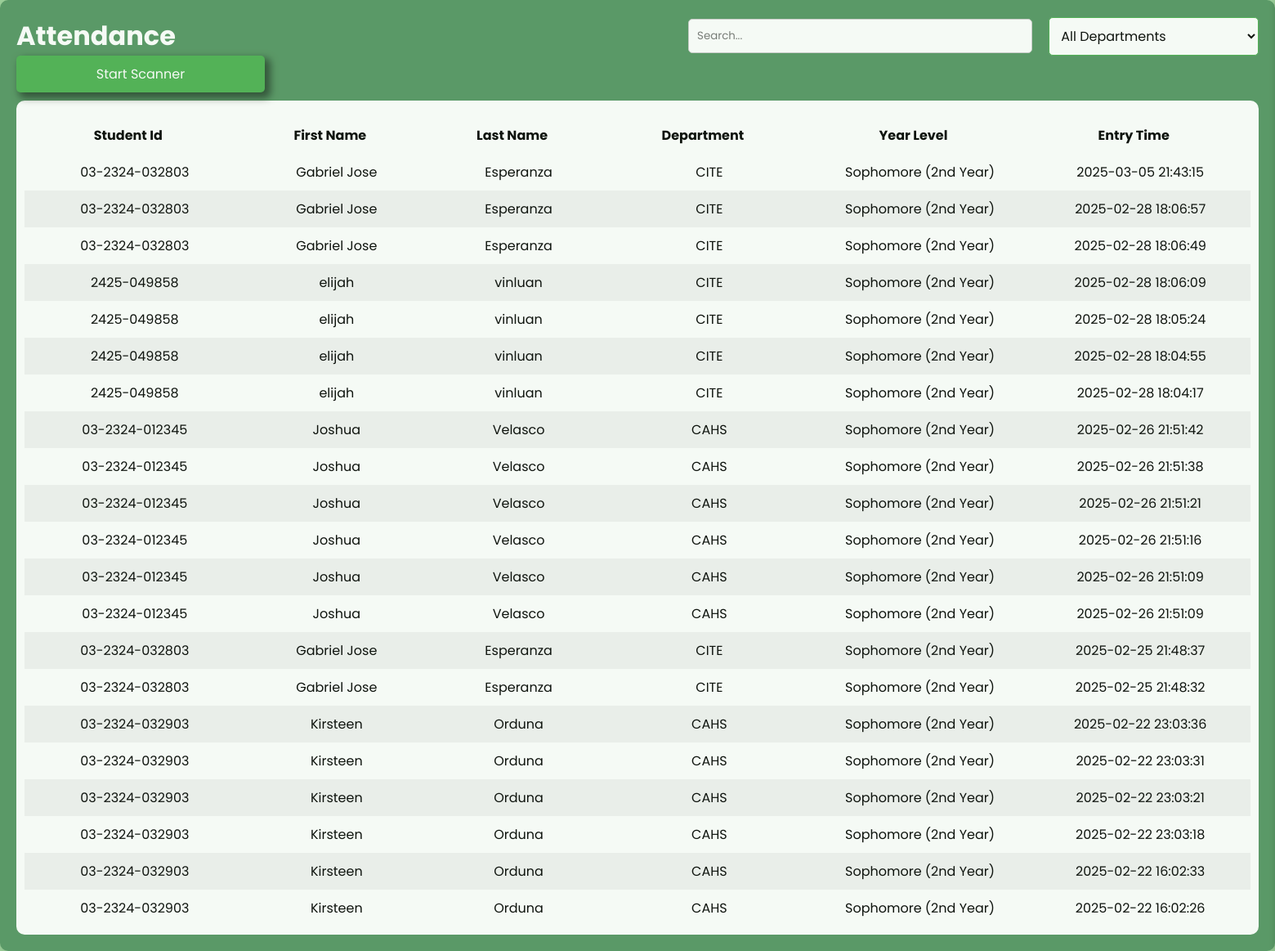
Screenshot of /attendance.php with the database file from the repository.
### tables this page shows
CREATE TABLE `user` (
  `user_id` int(11) NOT NULL COMMENT 'Unique ID for each user.',
  `student_id` varchar(255) NOT NULL COMMENT 'Student ID "03-2324-xxxxxx"',
  `first_name` varchar(255) NOT NULL,
  `last_name` varchar(255) NOT NULL,
  `password` varchar(255) NOT NULL,
  `phinmaed_email` varchar(255) NOT NULL COMMENT 'PHINMA EMAIL',
  `year_level` varchar(255) NOT NULL,
  `department` varchar(100) NOT NULL COMMENT 'Course',
  `created_at` timestamp NOT NULL DEFAULT current_timestamp() ON UPDATE current_timestamp() COMMENT 'Registration date',
  `contact_number` bigint(15) NOT NULL COMMENT 'contact number',
  `status` tinyint(1) NOT NULL DEFAULT 1
);

### attendance.php (the view, shortened to what this page needs)
<?php include 'db_config.php'; ?>
<!DOCTYPE html>
<html lang="en">
<head>
    <link rel="stylesheet" href="global.css">
    <link rel="stylesheet" href="attendance1.css">
    <link href='https://unpkg.com/boxicons@2.1.1/css/boxicons.min.css' rel='stylesheet'>
</head>
<body>
<div class="container2">
    <div class="search-sort">
        <h1>Attendance</h1>
        <input type="text" id="search1" placeholder="Search...">
        <select id="departmentFilter" class="filter-attendance">
            <option value="">All Departments</option>
        </select>
    </div>
    <button id="startScanner" class="add-btn">Start Scanner</button>
    <div class="table-container3">
        <table>
            <thead>
                <tr>
                    <th data-column2="student_id" data-order="asc">Student Id<i class='bx bx-sort sort-icon'></i></th>
                    <th data-column2="first_name" data-order="asc">First Name<i class='bx bx-sort sort-icon'></i></th>
                    <th data-column2="last_name" data-order="asc">Last Name<i class='bx bx-sort sort-icon'></i></th>
                    <th data-column2="department" data-order="asc">Department<i class='bx bx-sort sort-icon'></i></th>
                    <th data-column2="year_level" data-order="asc">Year Level<i class='bx bx-sort sort-icon'></i></th>
                    <th data-column2="entry_time" data-order="asc">Entry Time<i class='bx bx-sort sort-icon'></i></th>
                </tr>
            </thead>
            <tbody id="attendanceTableBody">
                <?php
                $query = "SELECT user.student_id, user.first_name, user.last_name, user.department, user.year_level,
                                 CONVERT_TZ(attendance.entry_time, '+00:00', '+07:00') AS entry_time
                          FROM attendance
                          INNER JOIN user ON attendance.student_id = user.student_id
                          ORDER BY attendance.entry_time DESC";
                $result = $conn->query($query);
                if ($result->num_rows > 0) {
                    while ($row = $result->fetch_assoc()) {
                        echo "<tr>
                                <td>{$row['student_id']}</td>
                                <td>{$row['first_name']}</td>
                                <td>{$row['last_name']}</td>
                                <td>{$row['department']}</td>
                                <td>{$row['year_level']}</td>
                                <td>{$row['entry_time']}</td>
                              </tr>";
                    }
                } else {
                    echo "<tr><td colspan='7'>No Attendance Records Found.</td></tr>";
                }
                ?>
            </tbody>
        </table>
    </div>
</div>
</body>
</html>

### global.css (style rules this page uses)
* { margin: 0; padding: 0; box-sizing: border-box; font-family: 'Poppins', sans-serif; }
:root { --body-color: #f5f5f5; --sidebar-color: linear-gradient(180deg, #1E5128, #000000); --primary-color: #549462; --primary-color-light: #f5f5f5; --toggle-color: #9cb69b; --text-color: #9b9b9b; --table-text-color: #000000; --success-color: #4CAF50; --hover-success-color: #388E3C; --danger-color: #D32F2F; --danger-hover-color: #B71C1C; --edit-button-color: #07c900; --tran-02: all 0.2s ease; --tran-05: all 0.5s ease; --font-size-base: 1rem; --spacing-base: 1rem; }
body { background-color: #9BCF99; transition: var(--tran-05); overflow-x: hidden; font-size: var(--font-size-base); }
.add-btn, .sort-btn, .filter-btn { padding: calc(var(--spacing-base) * 0.625); border-radius: 0.3125rem; cursor: pointer; font-size: calc(var(--font-size-base) * 1); align-items: center; gap: calc(var(--spacing-base) * 0.3125); transition: var(--tran-02); }
.add-btn { background-color: var(--success-color); color: white; border: none; width: 20%; margin-bottom: calc(var(--spacing-base) * 0.625); box-shadow: 5px 5px 10px 2px rgba(0,0,0,0.5); text-align: center; }
.filter-attendance { display: flex; align-items: center; background-color: white; border: 1px solid #4CAF50; padding: calc(var(--spacing-base) * 0.625); cursor: pointer; border-radius: 0.3125rem; font-size: calc(var(--font-size-base) * 1); gap: calc(var(--spacing-base) * 0.3125); width: 30%; }
table { width: 100%; border-collapse: collapse; margin-top: calc(var(--spacing-base) * 0.625); }
thead { background-color: #ffffff; position: sticky; top: 0; z-index: 1; }
thead th, tbody td { padding: calc(var(--spacing-base) * 0.625); text-align: center; max-width: 150px; overflow: hidden; text-overflow: ellipsis; white-space: nowrap; }
thead th { cursor: pointer; }
body.dark thead th, tbody td { color: var(--table-text-color); }
tbody tr:nth-child(even) { background-color: #f2f2f2; }
.search-sort { display: flex; align-items: center; justify-content: space-between; border-radius: 0.625rem; }
.search-sort h1 { color: white; width: 100%; font-size: calc(var(--font-size-base) * 2); }
.search-sort input { width: 50%; padding: calc(var(--spacing-base) * 0.625); border: 1px solid #ccc; border-radius: 0.3125rem; margin-right: calc(var(--spacing-base) * 1.25); display: flex; }
.container, .container2, .container3, .container4 { width: 100%; height: 100%; margin: auto; padding: calc(var(--spacing-base) * 1.25); background-color: var(--primary-color); border-radius: 0.625rem; box-shadow: 0 4px 8px rgba(0, 0, 0, 0.1); opacity: 0.9; transition: var(--tran-05) ease; }
body.dark .container, .container2, .container3, .container4 { background: var(--primary-color); }
body.dark .table-container5,.table-container,.table-container1,.table-container3,.table-container4 { background: var(--body-color); }

### attendance1.css (style rules this page uses)
.table-container3 { width: 100%; height: 87.5%; overflow-y: auto; background: white; border-radius: 10px; padding: 10px; }

### rows the page displays
user: student "03-2324-032803", first_name "Gabriel Jose", last_name "Esperanza", department "CITE", year_level "Sophomore (2nd Year)", entry_time "2025-03-05 21:43:15", entry_time "2025-02-28 18:06:57", entry_time "2025-02-28 18:06:49", entry_time "2025-02-25 21:48:37", entry_time "2025-02-25 21:48:32"
user: student "2425-049858", first_name "elijah", last_name "vinluan", department "CITE", year_level "Sophomore (2nd Year)", entry_time "2025-02-28 18:06:09", entry_time "2025-02-28 18:05:24", entry_time "2025-02-28 18:04:55", entry_time "2025-02-28 18:04:17"
user: student "03-2324-012345", first_name "Joshua", last_name "Velasco", department "CAHS", year_level "Sophomore (2nd Year)", entry_time "2025-02-26 21:51:42", entry_time "2025-02-26 21:51:38", entry_time "2025-02-26 21:51:21", entry_time "2025-02-26 21:51:16", entry_time "2025-02-26 21:51:09"
user: student "03-2324-032903", first_name "Kirsteen", last_name "Orduna", department "CAHS", year_level "Sophomore (2nd Year)", entry_time "2025-02-22 23:03:36", entry_time "2025-02-22 23:03:31", entry_time "2025-02-22 23:03:21", entry_time "2025-02-22 23:03:18", entry_time "2025-02-22 16:02:33", entry_time "2025-02-22 16:02:26"
